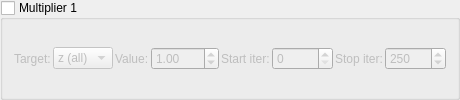
    <widget class="MyGroupBox" name="groupCheck_transf_function_enabledBx_false">
     <property name="title"><string>Multiplier 1</string></property>
     <property name="checkable"><bool>true</bool></property>
     <property name="checked"><bool>false</bool></property>
     <layout class="QGridLayout" name="gridLayout_mult1">
      <property name="spacing"><number>2</number></property>
      <item row="0" column="0">
       <widget class="QLabel"><property name="text"><string>Target:</string></property></widget>
      </item>
      <item row="0" column="1">
       <widget class="MyComboBox" name="comboBox_transf_multiplier_mode_1">
        <item><property name="text"><string notr="true">z (all)</string></property></item>
        <item><property name="text"><string notr="true">z.x</string></property></item>
        <item><property name="text"><string notr="true">z.y</string></property></item>
        <item><property name="text"><string notr="true">z.z</string></property></item>
        <item><property name="text"><string notr="true">DE</string></property></item>
        <item><property name="text"><string notr="true">color</string></property></item>
       </widget>
      </item>
      <item row="0" column="2">
       <widget class="QLabel"><property name="text"><string>Value:</string></property></widget>
      </item>
      <item row="0" column="3">
       <widget class="MyDoubleSpinBox" name="spinbox_transf_scale_4">
        <property name="minimum"><double>-100.0</double></property><property name="maximum"><double>100.0</double></property>
        <property name="singleStep"><double>0.01</double></property><property name="value"><double>1.0</double></property>
       </widget>
      </item>
      <item row="0" column="4">
       <widget class="QLabel"><property name="text"><string>Start iter:</string></property></widget>
      </item>
      <item row="0" column="5">
       <widget class="MySpinBox" name="spinboxInt_transf_start_iterations_B">
        <property name="minimum"><number>0</number></property><property name="maximum"><number>10000</number></property>
        <property name="value"><number>0</number></property>
       </widget>
      </item>
      <item row="0" column="6">
       <widget class="QLabel"><property name="text"><string>Stop iter:</string></property></widget>
      </item>
      <item row="0" column="7">
       <widget class="MySpinBox" name="spinboxInt_transf_stop_iterations_B">
        <property name="minimum"><number>0</number></property><property name="maximum"><number>10000</number></property>
        <property name="value"><number>250</number></property>
       </widget>
      </item>
     </layout>
    </widget>
